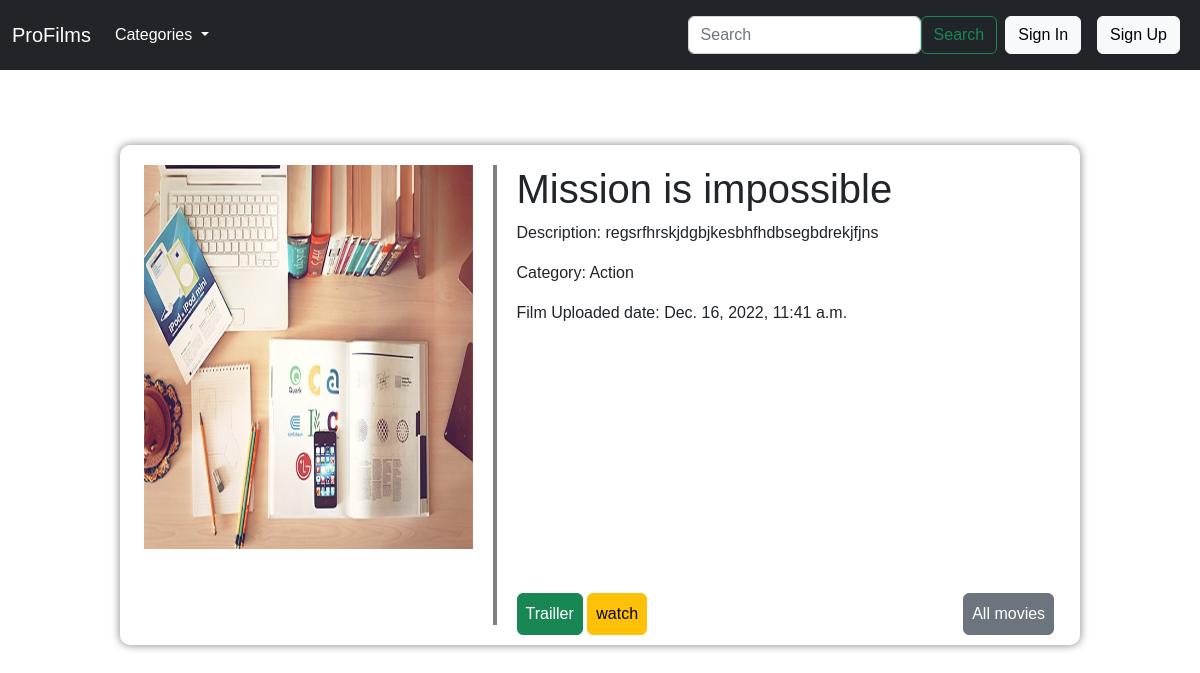
/13, run on the app's committed database.
### main/models.py (models this page shows)
class Film(models.Model):
    title=models.CharField(max_length=240)
    description=models.TextField()
    owner=models.ForeignKey(to=User, on_delete=models.CASCADE, null=True)
    img=models.ImageField(upload_to='films/')
    category=models.ForeignKey(to=Category, on_delete=models.SET_NULL, null=True)
    created=models.DateTimeField(auto_now_add=True,null=True)

class Category(models.Model):
    name=models.CharField(max_length=240)
    def __str__(self) -> str:
        return self.name

### main/views.py (the view)
# urls.py: path('<int:id>', views.film_details, name='film_details' ),
def film_details(request, id):
    Films=Film.objects.get(id=id)
    category=Category.objects.all()
    context={
        'film':Films,
        'categories':category
    }
    return render(
        request=request,
        template_name='main/film_details.html',
        context=context
    )

### main/templates/main/film_details.html (shortened to what this page needs)
{% extends 'BASE.html' %}
{% block content %}
<div class="details">
    <div class="img">
        <img src="{{ film.img.url}}" alt="">
    </div>
    <div class="texts">
        <h1>{{ film.title.capitalize }}</h1>
        <p>Description: {{ film.description}}</p>
        <p>Category: {{ film.category }}</p>
        <p>Film Uploaded date: {{ film.created }}</p>
        <div class="btns">
            <div>
                <a class="btn btn-success p-2" href="">Trailler</a>
                <a class="btn btn-warning p-2" href="">watch</a>
            </div>
            <a class="btn btn-secondary p-2" href="{% url 'home'%}">All movies</a>
        </div>
    </div>
</div>
{% endblock content %}

### templates/BASE.html (style rules this page uses)
body { background-image: url('https://thumbs.dreamstime.com/b/room-tile-floor-brick-wall-background-hd-image-large-resolution-can-be-used-as-desktop-wallpaper-real-zise-183407263.jpg'); background-repeat: no-repeat; background-size: cover; }
.details { width: 80%; height: 500px; display: flex; justify-content: center; box-shadow: 0px 0px 10px grey; margin: auto auto; padding: 10px; margin-top: 75px; border-radius: 10px; background-color: white; position: relative; }
.img { margin: 10px; width: 35%; height: 80%; }
.img img { width: 100%; height: 100%; }
.texts { width: 60%; margin: 10px; border-left: 4px solid grey; padding-left: 20px; }
.btns { position: absolute; bottom: 10px; width:56%; display: flex; justify-content:space-between; }
* { margin: 0; padding: 0; font-family: "Mulish", sans-serif; }

### data on the page
Film: img (picture), title "Mission is impossible", description "regsrfhrskjdgbjkesbhfhdbsegbdrekjfjns", category "Action", created "Dec. 16, 2022, 11:41 a.m."
